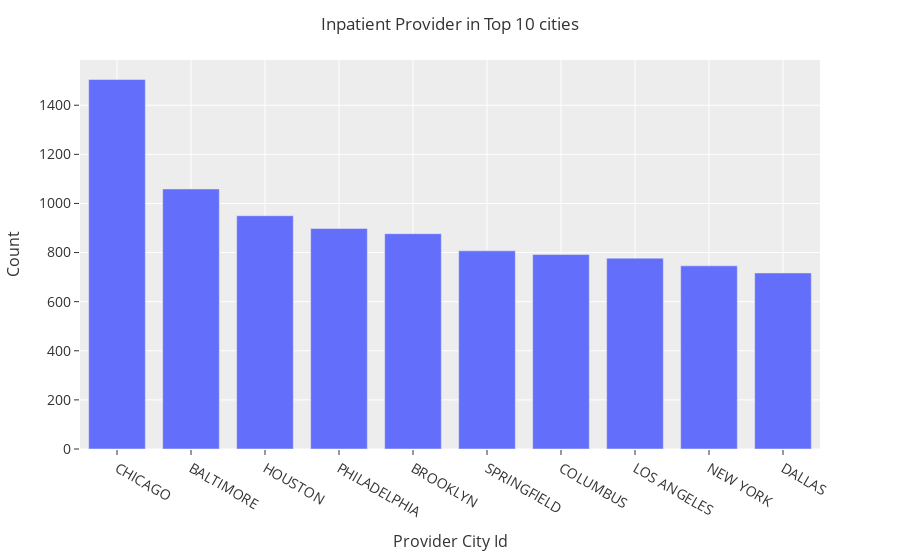

The notebook cell this image was saved under:
### Code cell
#Inpatient Provider City
city_count  = inpatient_df['Provider City'].value_counts()
city_count = city_count[:10,]
fig = px.bar(x = city_count.index, y = city_count.values)
fig.update_layout(
    title='Inpatient Provider in Top 10 cities',
    template='ggplot2',
    xaxis=dict(
        title='Provider City Id',
        titlefont_size=16,
        tickfont_size=14,
    ),
    yaxis=dict(
        title='Count',
        titlefont_size=16,
        tickfont_size=14,
    ),
    legend=dict(
        x=0,
        y=1.0,
    ),
    barmode='group',
    bargap=0.15,
    bargroupgap=0.1,
)
fig.layout.xaxis.type = 'category'
fig.show()

### Figure 1 — Plotly figure (JSON) as saved in the notebook; plotly's stock layout.template omitted (floating-point values rounded to 4 significant figures)
{"data": [{"alignmentgroup": "True", "hovertemplate": "x=%{x}<br>y=%{y}<extra></extra>", "legendgroup": "", "marker": {"color": "#636efa", "pattern": {"shape": ""}}, "name": "", "offsetgroup": "", "orientation": "v", "showlegend": false, "textposition": "auto", "type": "bar", "x": ["CHICAGO", "BALTIMORE", "HOUSTON", "PHILADELPHIA", "BROOKLYN", "SPRINGFIELD", "COLUMBUS", "LOS ANGELES", "NEW YORK", "DALLAS"], "xaxis": "x", "y": [1505, 1059, 950, 898, 877, 807, 792, 777, 746, 717], "yaxis": "y"}], "layout": {"bargap": 0.15, "bargroupgap": 0.1, "barmode": "group", "legend": {"tracegroupgap": 0, "x": 0, "y": 1}, "margin": {"t": 60}, "title": {"text": "Inpatient Provider in Top 10 cities"}, "xaxis": {"anchor": "y", "domain": [0, 1], "tickfont": {"size": 14}, "title": {"font": {"size": 16}, "text": "Provider City Id"}, "type": "category"}, "yaxis": {"anchor": "x", "domain": [0, 1], "tickfont": {"size": 14}, "title": {"font": {"size": 16}, "text": "Count"}}}}
